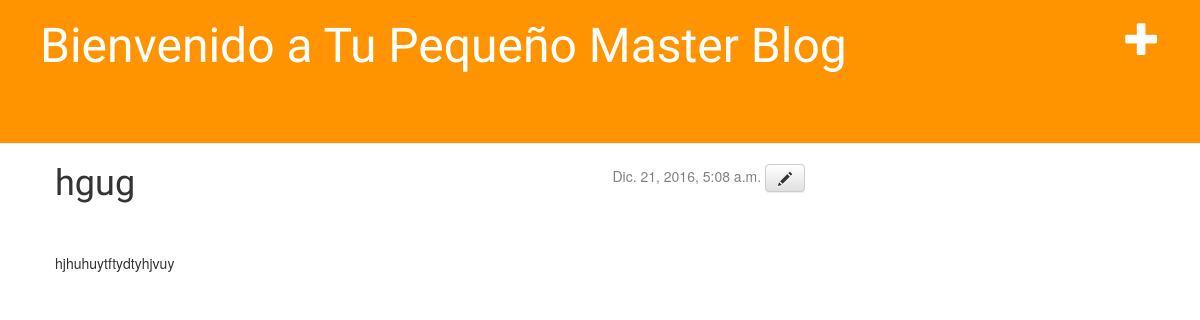
/post/3/, run on an earlier commit of the app's database.
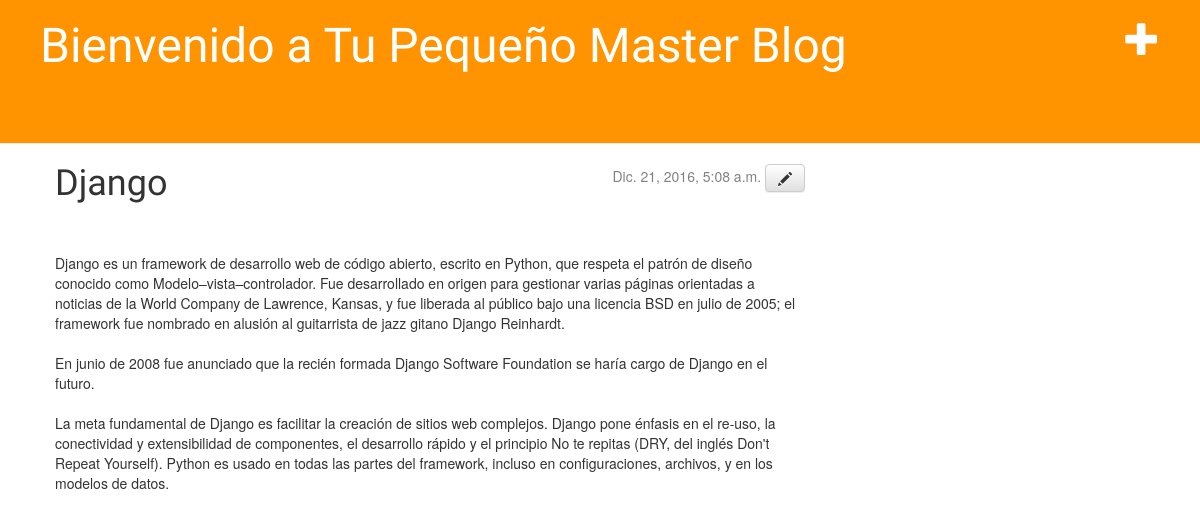
And on a later commit of the database.
### blog/models.py (models this page shows, shortened)
class Post(models.Model):
        author = models.ForeignKey('auth.User')
        title = models.CharField(max_length=200)
        text = models.TextField()
        created_date = models.DateTimeField(
                default=timezone.now)
        published_date = models.DateTimeField(
                blank=True, null=True)

### blog/views.py (the view)
# urls.py: url(r'^post/(?P<pk>[0-9]+)/$', views.post_detail),
def post_detail(request, pk):
    post = get_object_or_404(Post, pk=pk)
    return render(request, 'blog/post_detail.html', {'post': post})

### blog/templates/blog/post_detail.html
{% extends 'blog/base.html' %}
{% block content %}
    <div class="date">
        {% if post.published_date %}
            {{ post.published_date }}
        {% endif %}
        <a class="btn btn-default" href="{% url 'post_edit' pk=post.pk %}"><span class="glyphicon glyphicon-pencil"></span></a>
    </div>
        <h1>{{ post.title }}</h1>
        <p>{{ post.text|linebreaksbr }}</p>
    </div>
{% endblock %}

What changed in the data, as far as the page shows it:
changed Post: title "hgug" → "Django"; text "hjhuhuytftydtyhjvuy" → "Django es un framework de desarrollo web de código abierto, escrito en Python, que respeta el patrón de diseño conocido como Modelo–vista–controlador. Fue desarrollado en origen para gestionar varias páginas orientadas a noticias de la World Company de Lawrence, Kansas, y fue liberada al público bajo una licencia BSD en julio de 2005; el framework fue nombrado en alusión al guitarrista de jazz gitano Django Reinhardt. En junio de 2008 fue anunciado que la recién formada Django Software Foundation se haría cargo de Django en el futuro. La meta fundamental de Django es facilitar la creación de sitios web complejos. Django pone énfasis en el re-uso, la conectividad y extensibilidad de…"
